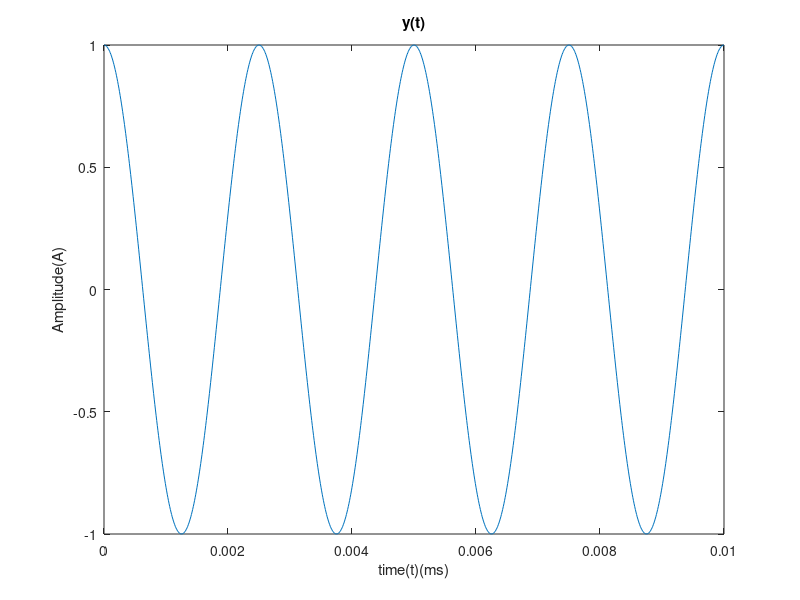
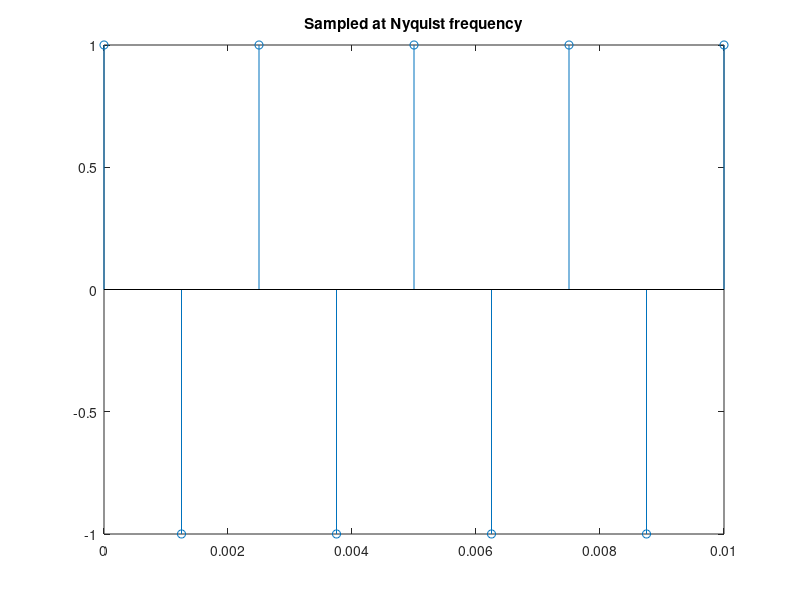
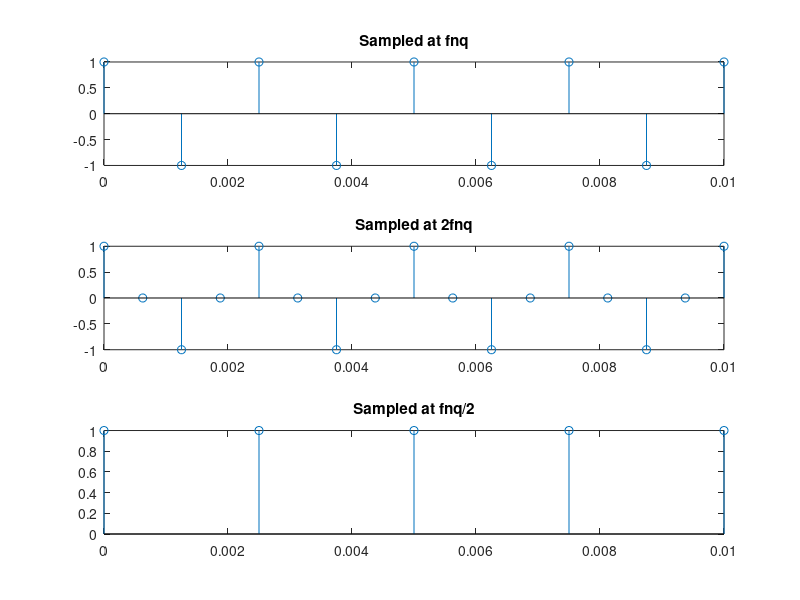
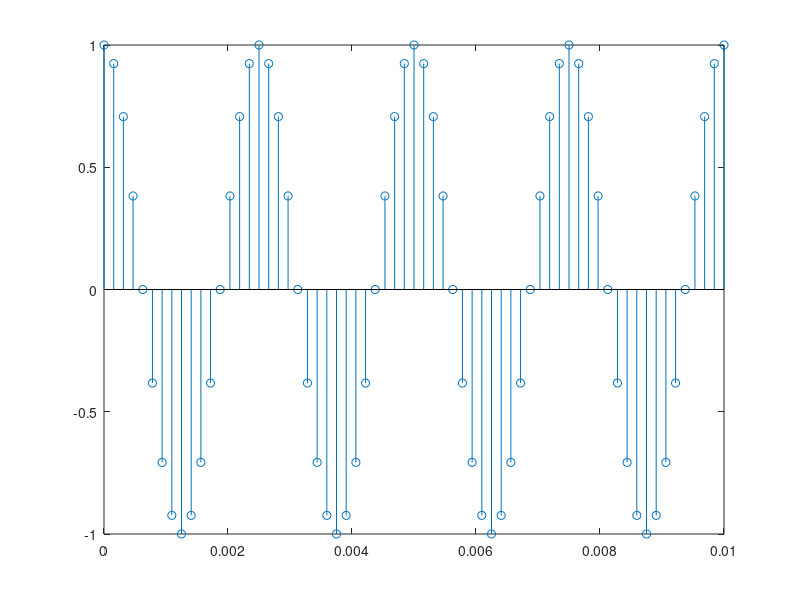

MATLAB code to generate these figures, in order: (Note: this script raises an error after producing the figures.)
% Assignment 01 
t = 0:10e-6:10e-3;
f = 400;
A = 1;
figure(1);
y = A*cos(2*pi*f*t);
plot(t,y);
xlabel("time(t)(ms)");
ylabel("Amplitude(A)"); 
title("y(t)");

fnq = 400*2;
n = 0:1/fnq:10e-3;
figure(2);
stem(n, cos(2*pi*f*n));
title("Sampled at Nyquist frequency");
figure;
n1 = 0:1/(2*fnq):10e-3;
n2 = 0:2/fnq:10e-3;
subplot(3,1,1); stem(n,cos(2*pi*f*n)); title("Sampled at fnq");
subplot(3,1,2); stem(n1,cos(2*pi*f*n1)); title("Sampled at 2fnq");
subplot(3,1,3); stem(n2,cos(2*pi*f*n2)); title("Sampled at fnq/2");

n_vec = 0:1/(8*fnq):10e-3;
samples = A*cos(2*pi*f*n_vec);
L = 16; 
figure;
stem(n_vec, samples);
range = [1,-1]; % positive and negative peak
q_values_1 = Quantized_value(samples, L, range);

L1 = L*2;
q_values_2 = Quantized_value(samples, L1, range);

L2 = L/2;
q_values_3 = Quantized_value(samples, L2, range);

figure;
stem(n_vec, q_values_1); title("L no.of quantized levels");
figure;
stem(n_vec, q_values_2); title("L*2 no.of quantized levels");
figure;
stem(n_vec, q_values_3); title("L/2 no.of quantized levels");



